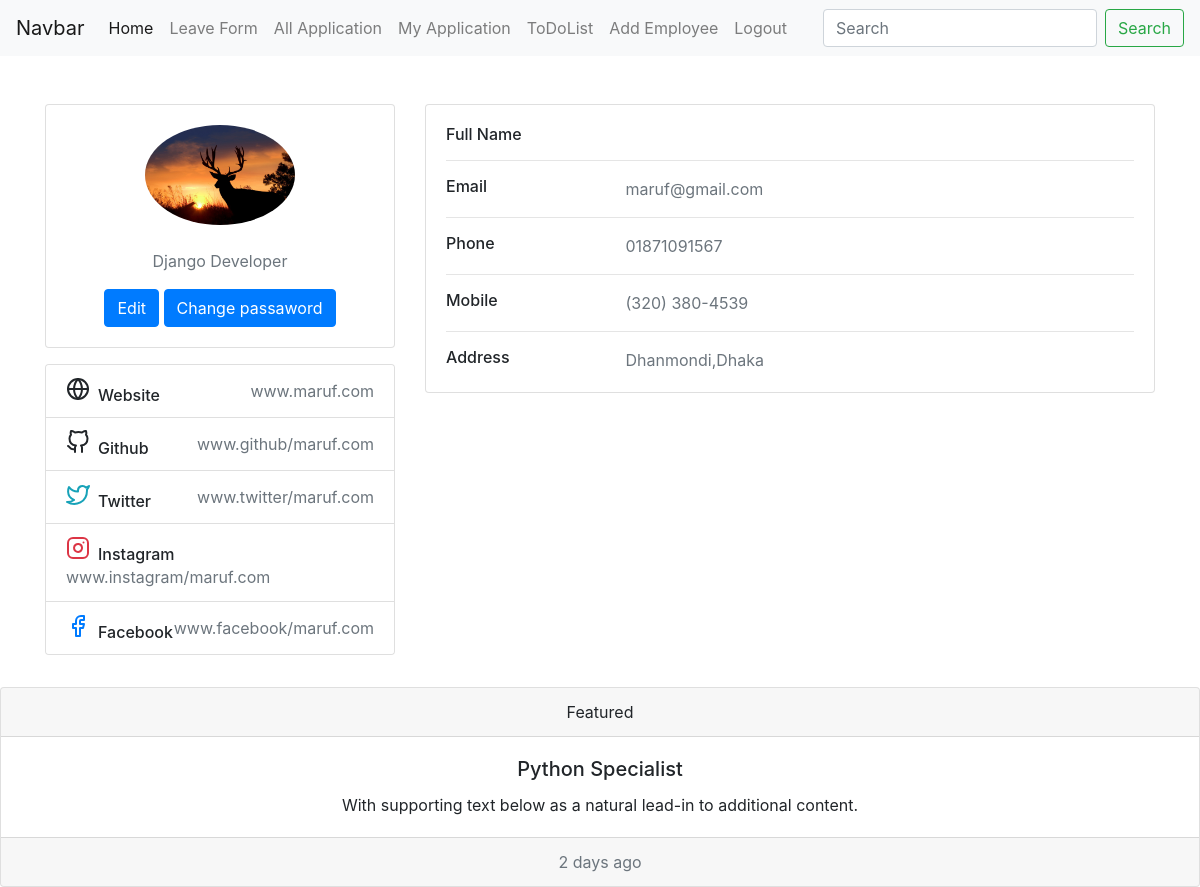
/userprofile (signed in), run on the app's committed database.
### emsapp/models.py (models this page shows, shortened)
class UserProfile(models.Model):
    user = models.OneToOneField(User, on_delete=models.CASCADE)
    profile_image = models.ImageField(blank=True, null=True)
    address = models.CharField(max_length=300, blank=True, null=True)
    department = models.ForeignKey(Department, on_delete=models.CASCADE , blank=True, null=True)
    designation = models.CharField(max_length=300, blank=True, null=True )
    date_of_birth = models.DateField(blank=True,null=True)
    email_address = models.CharField(max_length=300, blank=True, null=True)
    mobile_number = models.CharField(max_length=300, blank=True, null=True)
    website = models.CharField(max_length=300, blank=True, null=True)
    github = models.CharField(max_length=300, blank=True, null=True)
    twitter = models.CharField(max_length=300, blank=True, null=True)
    twitter = models.CharField(max_length=300, blank=True, null=True)
    instagram = models.CharField(max_length=300, blank=True, null=True)
    facebook = models.CharField(max_length=300, blank=True, null=True)

### emsapp/views.py (the view)
# urls.py: path('userprofile', user_profile , name='user_profile'),
def user_profile(request):
    user = request.user
    print(user)
    userprofile = UserProfile.objects.get(user = user)
    context = {'userprofile':userprofile , 'user':user }
    return render(request,'userprofile.html',context)

### templates/userprofile.html (shortened to what this page needs)
{% extends 'base.html' %}
{% block content %}
<div class="container">
    <div class="main-body mt-5">
          <div class="row gutters-sm">
            <div class="col-md-4 mb-3">
              <div class="card">
                <div class="card-body">
                  <div class="d-flex flex-column align-items-center text-center">
                  {% if userprofile.profile_image %}
                      <img src="{{ userprofile.profile_image.url }}" alt="Admin" class="rounded-circle" width="150">
                  {% endif %}
                    <div class="mt-3">
                      <p class="text-muted font-size-sm">{{ userprofile.designation }}</p>
                      <a href="#"><button class="btn btn-primary">Edit</button></a>
                      <a href="#"><button class="btn btn-primary">Change passaword</button></a>
                    </div>
                  </div>
                </div>
              </div>
              <div class="card mt-3">
                <ul class="list-group list-group-flush">
                  <li class="list-group-item d-flex justify-content-between align-items-center flex-wrap">
                    <h6 class="mb-0">Website</h6>
                    <span class="text-secondary">{{ userprofile.website }}</span>
                  </li>
                  <li class="list-group-item d-flex justify-content-between align-items-center flex-wrap">
                    <h6 class="mb-0">Github</h6>
                    <span class="text-secondary">{{ userprofile.github }}</span>
                  </li>
                  <li class="list-group-item d-flex justify-content-between align-items-center flex-wrap">
                    <h6 class="mb-0">Twitter</h6>
                    <span class="text-secondary">{{ userprofile.twitter }}</span>
                  </li>
                  <li class="list-group-item d-flex justify-content-between align-items-center flex-wrap">
                    <h6 class="mb-0">Instagram</h6>
                    <span class="text-secondary">{{ userprofile.instagram }}</span>
                  </li>
                  <li class="list-group-item d-flex justify-content-between align-items-center flex-wrap">
                    <h6 class="mb-0">Facebook</h6>
                    <span class="text-secondary">{{ userprofile.facebook }}</span>
                  </li>
                </ul>
              </div>
            </div>
            <div class="col-md-8">
              <div class="card mb-3">
                <div class="card-body">
                  <div class="row">
                    <div class="col-sm-3">
                      <h6 class="mb-0">Full Name</h6>
                    </div>
                    <div class="col-sm-9 text-secondary">
                    </div>
                  </div>
                  <hr>
                  <div class="row">
                    <div class="col-sm-3">
                      <h6 class="mb-0">Email</h6>
                    </div>
                    <div class="col-sm-9 text-secondary">
                      {{ userprofile.email_address }}
                    </div>
                  </div>
                  <hr>
                  <div class="row">
                    <div class="col-sm-3">
                      <h6 class="mb-0">Phone</h6>
                    </div>
                    <div class="col-sm-9 text-secondary">
                      {{ userprofile.mobile_number }}
                    </div>
                  </div>
                  <hr>
                  <div class="row">
                    <div class="col-sm-3">
                      <h6 class="mb-0">Mobile</h6>
                    </div>
                    <div class="col-sm-9 text-secondary">
                      (320) 380-4539
                    </div>
                  </div>
                  <hr>
                  <div class="row">
                    <div class="col-sm-3">
                      <h6 class="mb-0">Address</h6>
                    </div>
                    <div class="col-sm-9 text-secondary">
                      {{ userprofile.address }}
                    </div>
                  </div>
                </div>
              </div>
            </div>
          </div>
        </div>
    </div>
{% endblock %}

### templates/base.html (shortened to what this page needs)
{% load static %}
<!DOCTYPE html>
<html lang="en">
<head>
    <link rel="stylesheet" href="https://maxcdn.bootstrapcdn.com/bootstrap/4.0.0/css/bootstrap.min.css">
    <link rel="stylesheet" href="{% static 'css/add_employee.css' %}">
</head>
<body>
    <nav class="navbar navbar-expand-lg navbar-light bg-light">
        <a class="navbar-brand" href="#">Navbar</a>
        <div class="collapse navbar-collapse" id="navbarSupportedContent">
          <ul class="navbar-nav mr-auto">
            <li class="nav-item active">
              <a class="nav-link" href="#">Home <span class="sr-only">(current)</span></a>
            </li>
            <li class="nav-item">
              <a class="nav-link" href="{% url 'add-leave-form' %}">Leave Form</a>
            </li>
            <li class="nav-item">
              <a class="nav-link" href="{% url 'all_application' %}">All Application</a>
            </li>
            <li class="nav-item">
              <a class="nav-link" href="{% url 'my_application' %}">My Application</a>
            </li>
            <li class="nav-item">
              <a class="nav-link" href="{% url 'todolist' %}">ToDoList</a>
            </li>
            <li class="nav-item">
              <a class="nav-link" href="{% url 'add_employee' %}">Add Employee</a>
            </li>
            <li class="nav-item">
              <a class="nav-link" href="{% url 'user_logout' %}">Logout</a>
            </li>
          </ul>
          <form class="form-inline my-2 my-lg-0">
            <input class="form-control mr-sm-2" type="search" placeholder="Search" aria-label="Search">
            <button class="btn btn-outline-success my-2 my-sm-0" type="submit">Search</button>
          </form>
        </div>
      </nav>
{% block content %}
{% endblock %}
<div class="card text-center mt-3">
  <div class="card-header">
    Featured
  </div>
  <div class="card-body">
    <h5 class="card-title">Python Specialist</h5>
    <p class="card-text">With supporting text below as a natural lead-in to additional content.</p>
  </div>
  <div class="card-footer text-muted">
    2 days ago
  </div>
</div>
</body>
</html>

### data on the page
UserProfile: profile_image (picture), designation "Django Developer", website "www.maruf.com", github "www.github/maruf.com", twitter "www.twitter/maruf.com", instagram "www.instagram/maruf.com", facebook "www.facebook/maruf.com", email_address "maruf@gmail.com", mobile_number "01871091567", address "Dhanmondi,Dhaka"
